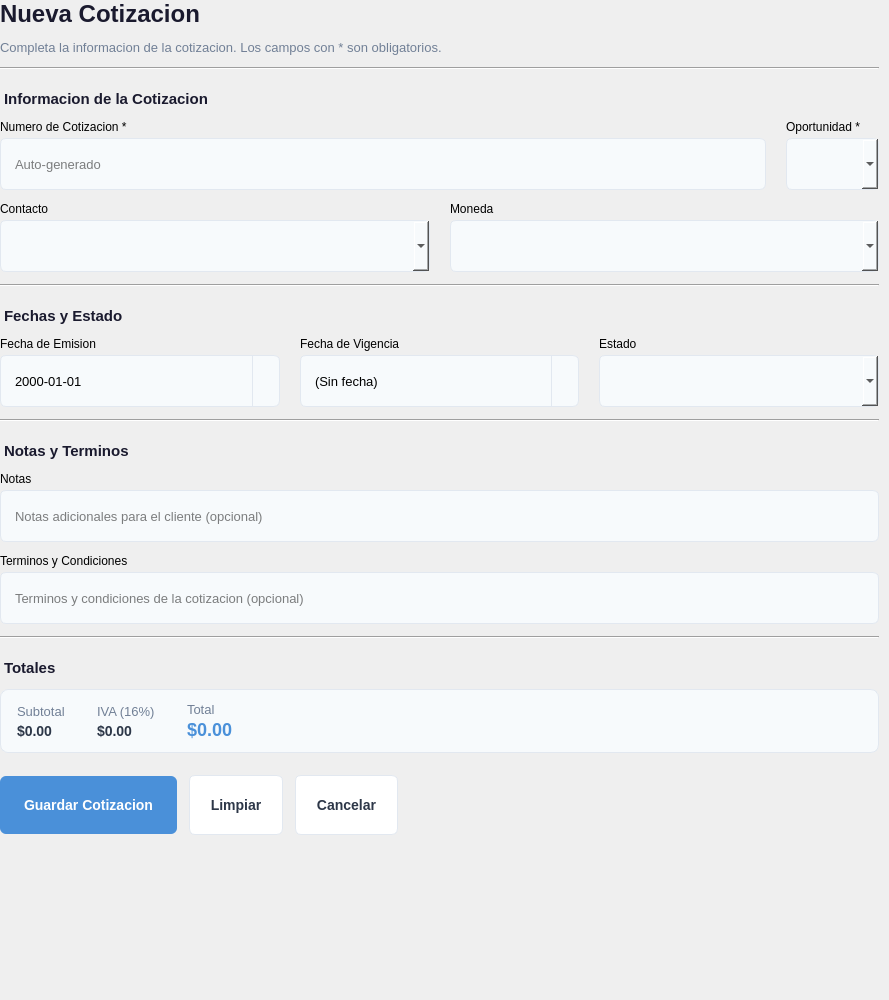
<?xml version="1.0" encoding="UTF-8"?>
<ui version="4.0">
 <class>CotizacionForm</class>
 <widget class="QWidget" name="CotizacionForm">
  <property name="geometry">
   <rect><x>0</x><y>0</y><width>889</width><height>1000</height></rect>
  </property>
  <property name="styleSheet">
   <string notr="true">
QWidget#CotizacionForm { background-color: transparent; }

QLabel#form_titulo { font-size: 24px; font-weight: bold; color: #1a1a2e; }
QLabel#form_subtitulo { font-size: 13px; color: #718096; }
QLabel#seccionInfoCot, QLabel#seccionFechasEstado, QLabel#seccionTerminos, QLabel#seccionTotales {
    font-size: 15px; font-weight: bold; color: #1a1a2e; padding-top: 8px;
}

QLineEdit, QComboBox, QDateEdit {
    padding: 8px 12px; border: 1px solid #e2e8f0; border-radius: 6px;
    background-color: #f7fafc; font-size: 13px; min-height: 34px;
}
QLineEdit:focus, QComboBox:focus, QDateEdit:focus { border: 1px solid #4a90d9; background-color: white; }
QLineEdit:hover, QComboBox:hover, QDateEdit:hover { border: 1px solid #cbd5e0; }
QLineEdit[readOnly="true"] { background-color: #edf2f7; color: #718096; }
QDateEdit::drop-down { border: none; border-left: 1px solid #e2e8f0; width: 26px; }

QPushButton#btn_guardar {
    background-color: #4a90d9; color: white; border: none; border-radius: 6px;
    font-size: 14px; font-weight: 600; padding: 10px 24px; min-height: 38px;
}
QPushButton#btn_guardar:hover { background-color: #3a7bc8; }
QPushButton#btn_guardar:pressed { background-color: #2a6bb8; }
QPushButton#btn_limpiar, QPushButton#btn_cancelar {
    background-color: white; color: #2d3748; border: 1px solid #e2e8f0;
    border-radius: 6px; font-size: 14px; font-weight: 500; padding: 10px 20px; min-height: 38px;
}
QPushButton#btn_limpiar:hover, QPushButton#btn_cancelar:hover { background-color: #f7fafc; }

QFrame#separator1, QFrame#separator2, QFrame#separator3, QFrame#separator4 { color: #e2e8f0; }

/* Totales */
QFrame#frameTotales {
    background-color: #f7fafc; border: 1px solid #e2e8f0; border-radius: 8px;
}
QLabel#labelSubtotalLiteral, QLabel#labelIVALiteral, QLabel#labelTotalLiteral {
    font-size: 13px; color: #718096;
}
QLabel#labelSubtotalValor, QLabel#labelIVAValor {
    font-size: 14px; font-weight: 600; color: #2d3748;
}
QLabel#labelTotalValor {
    font-size: 18px; font-weight: bold; color: #4a90d9;
}
   </string>
  </property>
  <layout class="QVBoxLayout" name="formMainLayout">
   <property name="leftMargin"><number>0</number></property><property name="topMargin"><number>0</number></property>
   <property name="rightMargin"><number>0</number></property><property name="bottomMargin"><number>0</number></property>
   <item>
    <widget class="QScrollArea" name="scrollArea">
     <property name="frameShape"><enum>QFrame::NoFrame</enum></property>
     <property name="widgetResizable"><bool>true</bool></property>
     <widget class="QWidget" name="scrollContent">
      <property name="styleSheet">
       <string notr="true">QWidget#scrollContent { background-color: transparent; }</string>
      </property>
      <layout class="QVBoxLayout" name="scrollLayout">
       <property name="spacing"><number>12</number></property>
       <property name="leftMargin"><number>0</number></property><property name="topMargin"><number>0</number></property>
       <property name="rightMargin"><number>10</number></property><property name="bottomMargin"><number>10</number></property>

       <item><widget class="QLabel" name="form_titulo"><property name="text"><string>Nueva Cotizacion</string></property></widget></item>
       <item><widget class="QLabel" name="form_subtitulo"><property name="text"><string>Completa la informacion de la cotizacion. Los campos con * son obligatorios.</string></property><property name="wordWrap"><bool>true</bool></property></widget></item>

       <item><widget class="QFrame" name="separator1"><property name="frameShape"><enum>QFrame::HLine</enum></property><property name="frameShadow"><enum>QFrame::Sunken</enum></property></widget></item>

       <!-- SECCION: Informacion -->
       <item><widget class="QLabel" name="seccionInfoCot"><property name="text"><string>Informacion de la Cotizacion</string></property></widget></item>

       <!-- Row 1: Numero + Oportunidad -->
       <item>
        <layout class="QHBoxLayout" name="row1CotLayout"><property name="spacing"><number>20</number></property>
         <item>
          <layout class="QVBoxLayout" name="numeroCotLayout"><property name="spacing"><number>4</number></property>
           <item><widget class="QLabel" name="label_numero"><property name="text"><string>Numero de Cotizacion *</string></property></widget></item>
           <item><widget class="QLineEdit" name="input_numero_cotizacion"><property name="placeholderText"><string>Auto-generado</string></property></widget></item>
          </layout>
         </item>
         <item>
          <layout class="QVBoxLayout" name="oportunidadCotLayout"><property name="spacing"><number>4</number></property>
           <item><widget class="QLabel" name="label_oportunidad_cot"><property name="text"><string>Oportunidad *</string></property></widget></item>
           <item><widget class="QComboBox" name="combo_oportunidad_cot"/></item>
          </layout>
         </item>
        </layout>
       </item>

       <!-- Row 2: Contacto + Moneda -->
       <item>
        <layout class="QHBoxLayout" name="row2CotLayout"><property name="spacing"><number>20</number></property>
         <item>
          <layout class="QVBoxLayout" name="contactoCotLayout"><property name="spacing"><number>4</number></property>
           <item><widget class="QLabel" name="label_contacto_cot"><property name="text"><string>Contacto</string></property></widget></item>
           <item><widget class="QComboBox" name="combo_contacto_cot"/></item>
          </layout>
         </item>
         <item>
          <layout class="QVBoxLayout" name="monedaCotLayout"><property name="spacing"><number>4</number></property>
           <item><widget class="QLabel" name="label_moneda_cot"><property name="text"><string>Moneda</string></property></widget></item>
           <item><widget class="QComboBox" name="combo_moneda_cot"/></item>
          </layout>
         </item>
        </layout>
       </item>

       <item><widget class="QFrame" name="separator2"><property name="frameShape"><enum>QFrame::HLine</enum></property><property name="frameShadow"><enum>QFrame::Sunken</enum></property></widget></item>

       <!-- SECCION: Fechas y Estado -->
       <item><widget class="QLabel" name="seccionFechasEstado"><property name="text"><string>Fechas y Estado</string></property></widget></item>

       <!-- Row 3: Fecha Emision + Fecha Vigencia + Estado -->
       <item>
        <layout class="QHBoxLayout" name="row3CotLayout"><property name="spacing"><number>20</number></property>
         <item>
          <layout class="QVBoxLayout" name="fechaEmisionLayout"><property name="spacing"><number>4</number></property>
           <item><widget class="QLabel" name="label_fecha_emision"><property name="text"><string>Fecha de Emision</string></property></widget></item>
           <item><widget class="QDateEdit" name="input_fecha_emision">
             <property name="calendarPopup"><bool>true</bool></property>
             <property name="displayFormat"><string>yyyy-MM-dd</string></property>
             <property name="minimumDate"><date><year>2000</year><month>1</month><day>1</day></date></property>
            </widget></item>
          </layout>
         </item>
         <item>
          <layout class="QVBoxLayout" name="fechaVigenciaLayout"><property name="spacing"><number>4</number></property>
           <item><widget class="QLabel" name="label_fecha_vigencia"><property name="text"><string>Fecha de Vigencia</string></property></widget></item>
           <item><widget class="QDateEdit" name="input_fecha_vigencia">
             <property name="calendarPopup"><bool>true</bool></property>
             <property name="displayFormat"><string>yyyy-MM-dd</string></property>
             <property name="specialValueText"><string>(Sin fecha)</string></property>
             <property name="minimumDate"><date><year>2000</year><month>1</month><day>1</day></date></property>
             <property name="date"><date><year>2000</year><month>1</month><day>1</day></date></property>
            </widget></item>
          </layout>
         </item>
         <item>
          <layout class="QVBoxLayout" name="estadoCotLayout"><property name="spacing"><number>4</number></property>
           <item><widget class="QLabel" name="label_estado_cot"><property name="text"><string>Estado</string></property></widget></item>
           <item><widget class="QComboBox" name="combo_estado_cot"/></item>
          </layout>
         </item>
        </layout>
       </item>

       <item><widget class="QFrame" name="separator3"><property name="frameShape"><enum>QFrame::HLine</enum></property><property name="frameShadow"><enum>QFrame::Sunken</enum></property></widget></item>

       <!-- SECCION: Terminos -->
       <item><widget class="QLabel" name="seccionTerminos"><property name="text"><string>Notas y Terminos</string></property></widget></item>

       <!-- Row 4: Notas (full width) -->
       <item>
        <layout class="QVBoxLayout" name="notasCotLayout"><property name="spacing"><number>4</number></property>
         <item><widget class="QLabel" name="label_notas_cot"><property name="text"><string>Notas</string></property></widget></item>
         <item><widget class="QLineEdit" name="input_notas_cot"><property name="placeholderText"><string>Notas adicionales para el cliente (opcional)</string></property></widget></item>
        </layout>
       </item>

       <!-- Row 5: Terminos y condiciones (full width) -->
       <item>
        <layout class="QVBoxLayout" name="terminosCotLayout"><property name="spacing"><number>4</number></property>
         <item><widget class="QLabel" name="label_terminos_cot"><property name="text"><string>Terminos y Condiciones</string></property></widget></item>
         <item><widget class="QLineEdit" name="input_terminos_cot"><property name="placeholderText"><string>Terminos y condiciones de la cotizacion (opcional)</string></property></widget></item>
        </layout>
       </item>

       <item><widget class="QFrame" name="separator4"><property name="frameShape"><enum>QFrame::HLine</enum></property><property name="frameShadow"><enum>QFrame::Sunken</enum></property></widget></item>

       <!-- SECCION: Totales -->
       <item><widget class="QLabel" name="seccionTotales"><property name="text"><string>Totales</string></property></widget></item>

       <item>
        <widget class="QFrame" name="frameTotales">
         <layout class="QHBoxLayout" name="frameTotalesLayout">
          <property name="leftMargin"><number>16</number></property><property name="topMargin"><number>12</number></property>
          <property name="rightMargin"><number>16</number></property><property name="bottomMargin"><number>12</number></property>
          <property name="spacing"><number>32</number></property>
          <item>
           <layout class="QVBoxLayout" name="subtotalLayout"><property name="spacing"><number>2</number></property>
            <item><widget class="QLabel" name="labelSubtotalLiteral"><property name="text"><string>Subtotal</string></property></widget></item>
            <item><widget class="QLabel" name="labelSubtotalValor"><property name="text"><string>$0.00</string></property></widget></item>
           </layout>
          </item>
          <item>
           <layout class="QVBoxLayout" name="ivaLayout"><property name="spacing"><number>2</number></property>
            <item><widget class="QLabel" name="labelIVALiteral"><property name="text"><string>IVA (16%)</string></property></widget></item>
            <item><widget class="QLabel" name="labelIVAValor"><property name="text"><string>$0.00</string></property></widget></item>
           </layout>
          </item>
          <item>
           <layout class="QVBoxLayout" name="totalCotLayout"><property name="spacing"><number>2</number></property>
            <item><widget class="QLabel" name="labelTotalLiteral"><property name="text"><string>Total</string></property></widget></item>
            <item><widget class="QLabel" name="labelTotalValor"><property name="text"><string>$0.00</string></property></widget></item>
           </layout>
          </item>
          <item>
           <spacer name="totalesSpacer">
            <property name="orientation"><enum>Qt::Horizontal</enum></property>
            <property name="sizeHint" stdset="0"><size><width>40</width><height>20</height></size></property>
           </spacer>
          </item>
         </layout>
        </widget>
       </item>

       <!-- Spacer + Buttons -->
       <item>
        <spacer name="formBottomSpacer">
         <property name="orientation"><enum>Qt::Vertical</enum></property>
         <property name="sizeType"><enum>QSizePolicy::Fixed</enum></property>
         <property name="sizeHint" stdset="0"><size><width>20</width><height>10</height></size></property>
        </spacer>
       </item>
       <item>
        <layout class="QHBoxLayout" name="buttonsLayout"><property name="spacing"><number>12</number></property>
         <item><widget class="QPushButton" name="btn_guardar"><property name="cursor"><cursorShape>PointingHandCursor</cursorShape></property><property name="text"><string>Guardar Cotizacion</string></property></widget></item>
         <item><widget class="QPushButton" name="btn_limpiar"><property name="cursor"><cursorShape>PointingHandCursor</cursorShape></property><property name="text"><string>Limpiar</string></property></widget></item>
         <item><widget class="QPushButton" name="btn_cancelar"><property name="cursor"><cursorShape>PointingHandCursor</cursorShape></property><property name="text"><string>Cancelar</string></property></widget></item>
         <item><spacer name="buttonsSpacer"><property name="orientation"><enum>Qt::Horizontal</enum></property><property name="sizeHint" stdset="0"><size><width>40</width><height>20</height></size></property></spacer></item>
        </layout>
       </item>

       <item>
        <spacer name="finalSpacer">
         <property name="orientation"><enum>Qt::Vertical</enum></property>
         <property name="sizeHint" stdset="0"><size><width>20</width><height>40</height></size></property>
        </spacer>
       </item>

      </layout>
     </widget>
    </widget>
   </item>
  </layout>
 </widget>
 <resources/>
 <connections/>
</ui>
